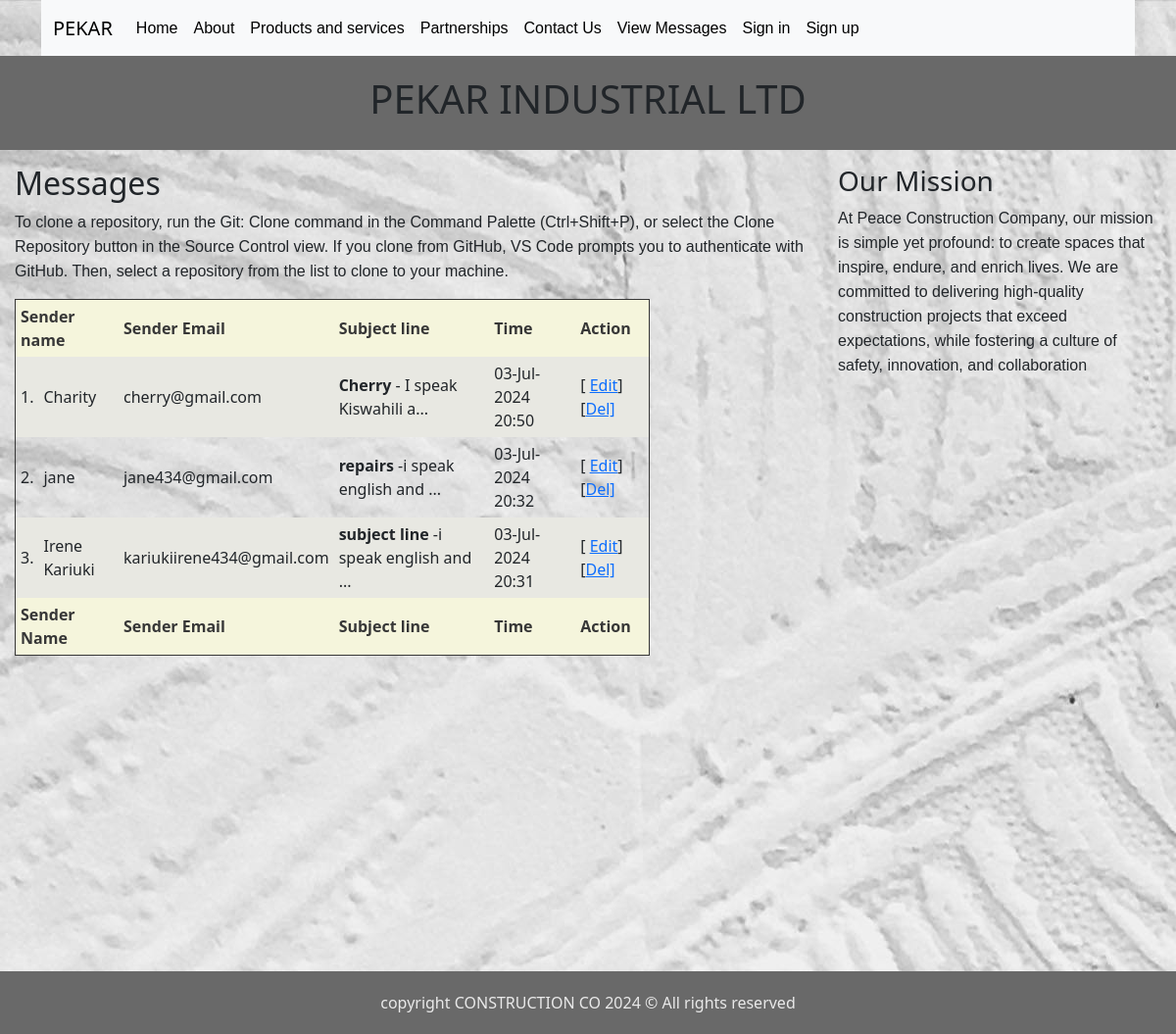
Page /view_messages.php on the committed database.
### tables this page shows
CREATE TABLE `messages` (
  `messageId` tinyint(1) NOT NULL,
  `sender_name` varchar(30) DEFAULT NULL,
  `sender_email` varchar(50) DEFAULT NULL,
  `subject_line` text DEFAULT NULL,
  `text_message` text DEFAULT NULL,
  `datecreated` datetime DEFAULT current_timestamp(),
  `dateupdated` datetime DEFAULT current_timestamp() ON UPDATE current_timestamp()
);

### view_messages.php (the view, shortened to what this page needs)
<!DOCTYPE html>
<html lang="en">
<head>
    <link rel="stylesheet" href="css.css/style.css">
    <link href="https://cdn.jsdelivr.net/npm/bootstrap@5.3.3/dist/css/bootstrap.min.css" rel="stylesheet">
</head>
<body background="image/pexels-hngstrm-1939485.jpg" style="background-color:beige; ">
<?php
include_once ("templates/nav.php");
require_once("includes/db_connect.php");
include_once ("templates/header.php");
?>
    <div class="row:after">
        <div class="content">
            <h2>Messages</h2>
            <p>To clone a repository, run the Git: Clone command in the Command Palette (Ctrl+Shift+P), or select the Clone Repository button in the Source Control view. If you clone from GitHub, VS Code prompts you to authenticate with GitHub. Then, select a repository from the list to clone to your machine.</p>
            <table>
                <thead>
                <tr>
                    <th colspan="2">Sender name</th>
                    <th>Sender Email</th>
                    <th>Subject line</th>
                    <th>Time</th>
                    <th>Action</th>
                </tr>
                </thead>
                <tbody>
            <?php
            $select_msg = "SELECT * FROM `messages` ORDER BY datecreated DESC";
            $sel_msg_res = $conn->query($select_msg);
            $en= 0;
            if ($sel_msg_res->num_rows > 0) {
              while($sel_msg_row = $sel_msg_res->fetch_assoc()) {
                $en++;
               ?>
               <tr>
                <td><?php print $en; ?>.</td>
                <td><?php print $sel_msg_row["sender_name"]; ?></td>
                <td><?php print $sel_msg_row["sender_email"]; ?></td>
                <td><?php print "<strong>". $sel_msg_row["subject_line"] . '</strong> -' . substr($sel_msg_row["text_message"],0,20) . '...'; ?></td>
                <td><?php print date("d-M-Y H:i", strtotime( $sel_msg_row["datecreated"])); ?></td>
                <td> [ <a href="edit_msg.php?messageId=<?php print $sel_msg_row["messageId"]; ?>">Edit</a>] [<a href="?DelId=<?php print $sel_msg_row["messageId"]; ?>" onclick="return confirm('This action will delete this message permanently. \n Are you sure you want to proceed?');">Del]</td>
               </tr>
               <?php
              }
            } else {
                echo "0 results";
            }
?>
         </tbody>
         <thead>
                <tr>
                    <th colspan="2">Sender Name</th>
                    <th>Sender Email</th>
                    <th>Subject line</th>
                    <th>Time</th>
                    <th>Action</th>
                </tr>
                </thead>
            </table>
        </div>
        <?php include_once ("templates/sidebar.php"); ?>
    </div>
    <div class="footer" style="margin-block-start: 550px;">
        copyright CONSTRUCTION CO <?php print date("Y"); ?>  &copy; All rights reserved
    </div>
</body>
</html>

### templates/nav.php (shortened to what this page needs)
<div class="container">
    <nav class="navbar navbar-expand-lg bg-body-tertiary" >
        <div class="container-fluid">
            <a class="navbar-brand" href="#">PEKAR</a>
            <div class="collapse navbar-collapse" id="navbarSupportedContent">
                <ul class="navbar-nav me-auto mb-2 mb-lg-0" >
                    <li class="nav-item">
                        <a class="nav-link active" aria-current="page" href="./">Home</a>
                    </li>
                    <li class="nav-item">
                        <a class="nav-link active" aria-current="page" href="index2.php">About</a>
                    </li>
                    <li class="nav-item">
                        <a class="nav-link active" aria-current="page" href="index6.php">Products and services</a>
                    </li>
                    <li class="nav-item">
                        <a class="nav-link active" aria-current="page" href="index5.php">Partnerships</a>
                    </li>
                    <li class="nav-item">
                        <a class="nav-link active" aria-current="page" href="index4.php">Contact Us</a>
                    </li>
                    <li class="nav-item">
                        <a class="nav-link active" aria-current="page" href="view_messages.php">View Messages</a>
                    </li>
                    <li class="nav-item" >
                        <a class="nav-link active" aria-current="page" href="r.php">Sign in</a>
                    </li>
                    <li class="nav-item">
                        <a class="nav-link active" aria-current="page" href="r2.php">Sign up</a>
                    </li>
                </ul>
            </div>
        </div>
    </nav>
</div>

### templates/header.php
<div class="header">
        <h1>PEKAR INDUSTRIAL LTD</h1>
    </div>

### templates/sidebar.php
<div class="side_bar">
            <h3>Our Mission</h3>
            <p>At Peace Construction Company, our mission is simple yet profound: to create spaces that inspire, endure, and enrich lives. We are committed to delivering high-quality construction projects that exceed expectations, while fostering a culture of safety, innovation, and collaboration</p>
        </div> <br> <br> <br> <br> <br> <br> <br> <br>  <br>  <br>  <br>  <br>

### css.css/structureStyle.css (style rules this page uses)
body { margin: 0; background-image: img width="40%" src="image/Free Vector _ Isolated construction site with workers.jpeg" alt=""; }
* { box-sizing: border-box; }
.header { background-color:dimgrey; padding: 20px; text-align: center; }
.footer { background-color: dimgrey; padding: 20px; text-align: center; color: rgb(233, 233, 233); }
.content { float: left; width: 70%; padding: 15px; }
.side_bar { float: left; width:30%; padding: 15px; }

### css.css/tableStyle.css (style rules this page uses)
table { border: 1px solid #373737; border-collapse: collapse; width: 80%; }
td { border: 1px solid #373737; padding: 5px; text-align: left; }
th { background-color:beige; color:#373737; border: 1px solid #373737; padding: 5px; text-align: left; }
tr:nth-child(odd) { background-color:rgb(232, 232, 226); }

### rows in the picture
messages: sender_name "Charity", sender_email "cherry@gmail.com", subject_line "Cherry", text_message "I speak Kiswahili a", datecreated "03-Jul-2024 20:50"
messages: sender_name "jane", sender_email "jane434@gmail.com", subject_line "repairs", text_message "i speak english and", datecreated "03-Jul-2024 20:32"
messages: sender_name "Irene Kariuki", sender_email "kariukiirene434@gmail.com", subject_line "subject line", text_message "i speak english and", datecreated "03-Jul-2024 20:31"
